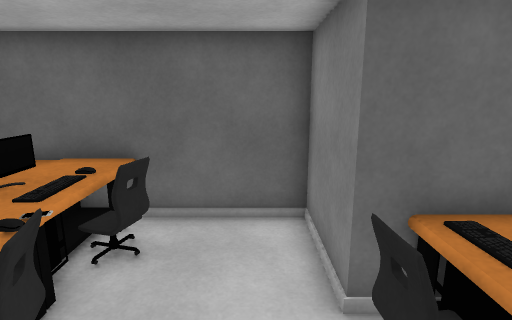
[1] (above)

15 first-person views from a walk through a Unity game level. The camera is 1.5 m above the floor, tilts 12° down and sees 80° across. Doors are open. The floor is counted in squares, 0.5 m on a side. Each view is taken from the middle of a square. On the plan, view 1 faces up. The plan holds only what a view shows up to about 20 squares ahead; the rest is blank. The place goes on beyond the plan. The player is left out. Surface patterns are stand-ins for the level's own textures.

[2]
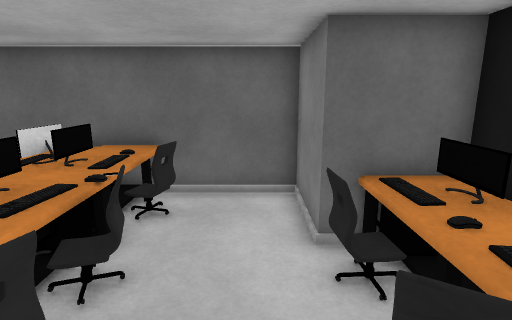

[3]
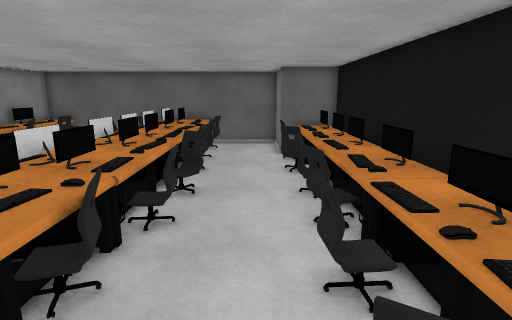

[4]
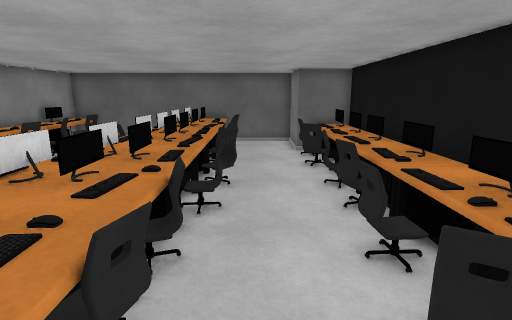

[5]
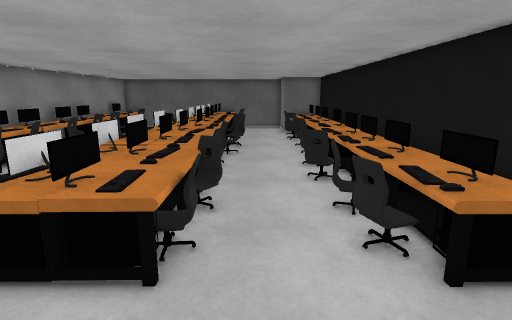

[6]
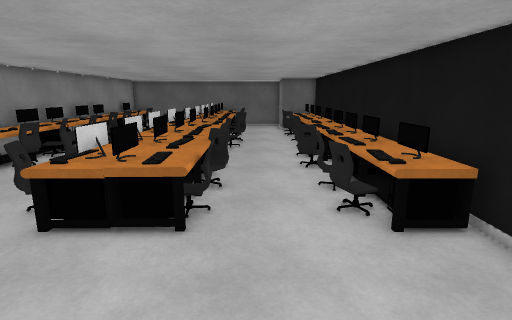

[7]
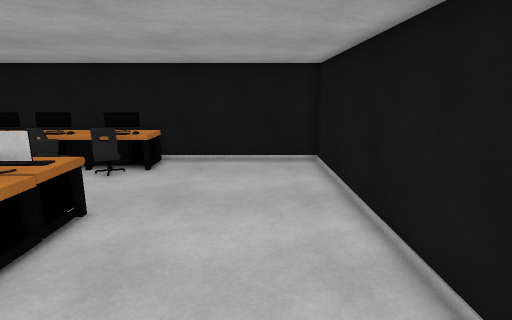

[8]
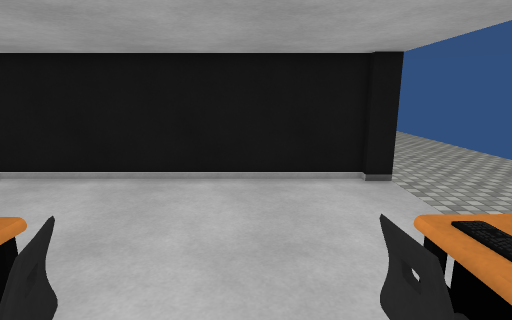

[9]
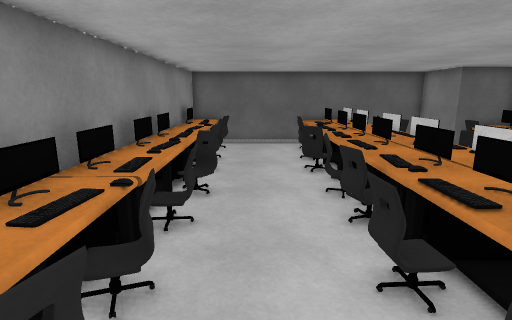

[10]
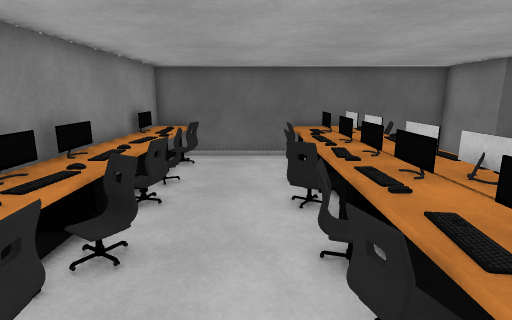

[11]
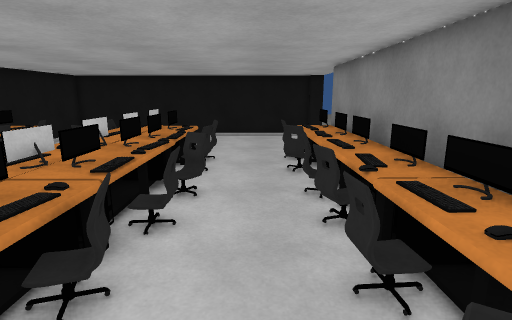

[12]
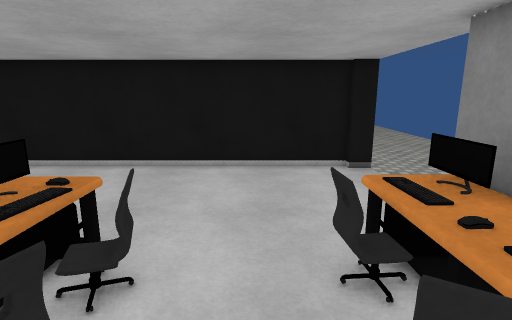

[13]
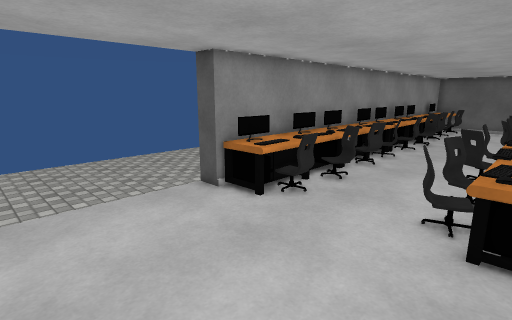

[14]
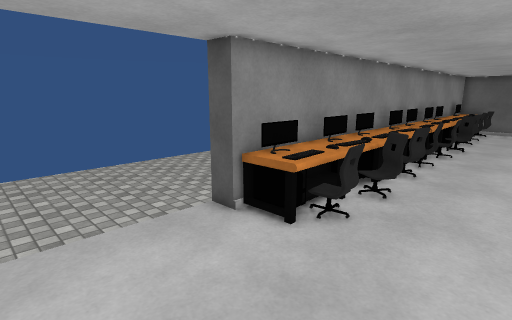

[15]
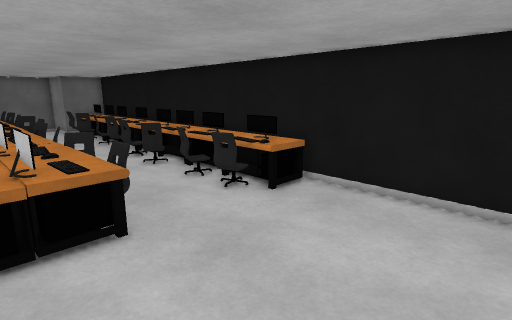

### Floor plan
Key: @ floor where view 1 was taken; # wall or solid block; . floor; D open door; = window, fence, low wall or low ledge; ^ raised ledge; v drop or lower ground; C chair.
Columns run from 14 left of view 1 to 5 right of it. Each row starts with its distance up from view 1.
  7  ######### #####
  6  ##=....=####..#
  5  ###....####C..#
  4  ##=....=##=...#   #
  3  ##=...######..##  #
  2  ###...######..### #
  1  ##=....=####...=# #
  0  ###...#####C.@### #
 -1  ##=....=##=....=# #
 -2  ####..######..### #
 -3  ####..######..### #
 -4  ##=....=##=....=# #
 -5  ###...=####=..=## #
 -6  ##=....=### ...=# #
 -7  ##=...####=...### #
 -8  ###C..######..### #
 -9  ##=....=####...=# #
-10  ###...#^^###..### #
-11  ##=...######..##  #
-12  ##=...######..#   #
-13  ####..##^^ C..#   #
-14  ##=...##### ..#   #
-15  ####..######..## #
-16  ####..######..####
-17 ##=#....#=#=....#=#
-18 v.................#
-19 v.................#
-20 v.................#
-21 D.................#
-22 D.................#
-23 D ................#
-24 ###################

Where each view was taken, in squares from view 1:
view 1: 0 up, 0 right, facing up
view 2: 2 down, 0 right, facing up
view 3: 12 down, 0 right, facing up
view 4: 13 down, 1 left, facing up
view 5: 21 down, 1 left, facing up
view 6: 23 down, 1 left, facing up
view 7: 21 down, 10 left, facing right
view 8: 13 down, 9 left, facing down
view 9: 12 down, 9 left, facing up
view 10: 8 down, 8 left, facing up
view 11: 1 down, 9 left, facing down
view 12: 11 down, 9 left, facing down
view 13: 23 down, 5 left, facing up-left
view 14: 22 down, 7 left, facing up-left
view 15: 23 down, 5 left, facing up-right
